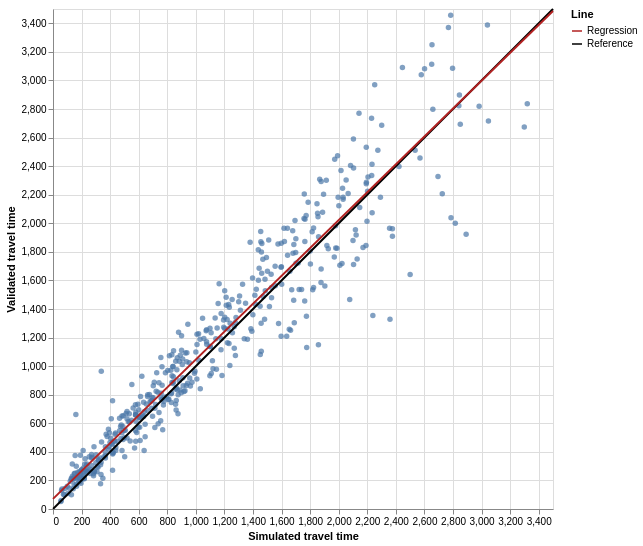

Express this chart as Vega-Lite.
### Vega-Lite specification from a JSON file in a GitHub repository (floating-point values rounded to 4 significant figures; data arrays with more than 128 entries replaced by an {"elided": "..."} marker saying what was removed)
{"$schema": "https://vega.github.io/schema/vega-lite/v5.json", "data": {"values": {"elided": "500 records"}, "format": {"parse": {"id": "number"}}}, "transform": [{"filter": {"field": "validated_travel_time", "gt": 0}}], "width": 500, "height": 500, "layer": [{"mark": {"type": "point", "filled": true, "clip": true}, "encoding": {"x": {"field": "simulated_travel_time", "title": "Simulated travel time", "scale": {"domainMax": 3200}, "type": "quantitative"}, "y": {"field": "validated_travel_time", "title": "Validated travel time", "scale": {"domainMax": 3200}, "type": "quantitative"}}}, {"mark": {"type": "line", "color": "green"}, "encoding": {"x": {"field": "id", "type": "quantitative"}, "y": {"field": "id", "type": "quantitative"}, "color": {"field": "test", "type": "nominal", "legend": {"title": "Line"}, "scale": {"domain": ["Regression", "Reference"], "range": ["firebrick", "Black"]}}}}, {"mark": {"type": "line", "color": "black"}, "encoding": {"x": {"field": "id", "type": "quantitative"}, "y": {"field": "id", "type": "quantitative"}}}, {"mark": {"type": "line", "color": "firebrick"}, "transform": [{"regression": "validated_travel_time", "on": "simulated_travel_time", "extent": [0, 3500]}], "encoding": {"x": {"field": "simulated_travel_time", "type": "quantitative"}, "y": {"field": "validated_travel_time", "type": "quantitative"}}}]}
